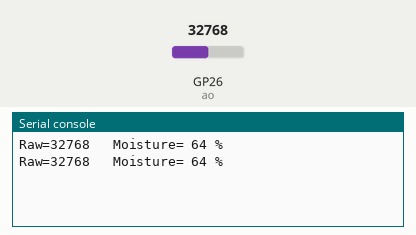
This program was run on a simulated Raspberry Pi Pico running MicroPython. Shown: the last lines printed to the serial console. Inputs (shaded band) come from the test bench; at power-on: GP26 (ao) = 32768 (analog values on the 0–65535 scale).

Above: at 1.2 s.
1.3 s: GP26 (ao) set to 19660
At 2.8 s:
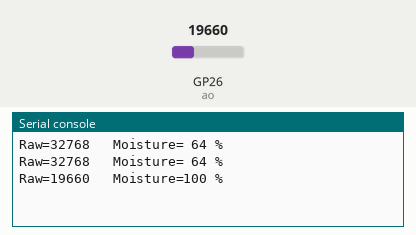
3.5 s: GP26 (ao) set to 7864
At 4.7 s:
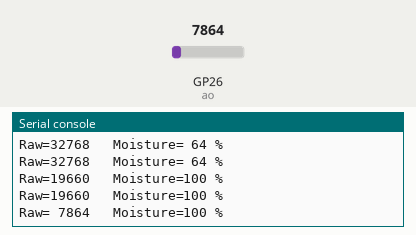
5.5 s: GP26 (ao) set to 0
At 6.8 s:
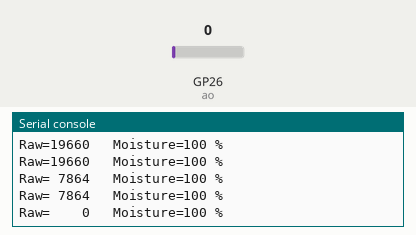
7.5 s: GP26 (ao) set to 57670
At 8.8 s:
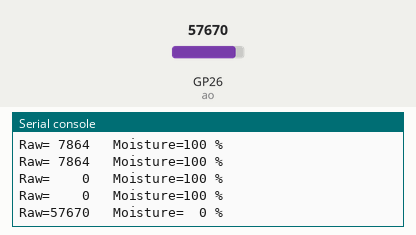

The program:

example.py
```python
# MicroPython script for a Raspberry Pi Pico that reads a 16-bit ADC on GP26, converts the calibrated reading into a moisture percentage, and prints the values every second.
#
# Buy this module: https://shillehtek.com/products/soil-moisture-sensor-hygrometer-module-for-arduino-watering-kit
# Full manual: https://shillehtek.com/blogs/shillehtek-product-manuals/soil-moisture-sensor-hygrometer-module-for-arduino-watering-kit-manual
# More examples: https://github.com/shillehbean/shillehtek-examples
#

# Soil moisture on Raspberry Pi Pico (MicroPython)
# AO -> GP26 (ADC0)

from machine import ADC, Pin
import time

ao = ADC(26)

DRY = 52000   # 16-bit reading in air
WET = 22000   # 16-bit reading submerged

while True:
    raw = ao.read_u16()
    pct = (DRY - raw) * 100 // (DRY - WET)
    pct = max(0, min(100, pct))
    print("Raw={:5d}   Moisture={:3d} %".format(raw, pct))
    time.sleep(1)
```

Measured:
- after the input at 1.3 s, the serial console: prints a new line after 0.70 s (image 1)
- after the input at 3.5 s, the serial console: prints a new line after 0.50 s (image 2)
- after the input at 5.5 s, the serial console: prints a new line after 0.50 s (image 3)
- after the input at 7.5 s, the serial console: prints a new line after 0.50 s (image 4)
